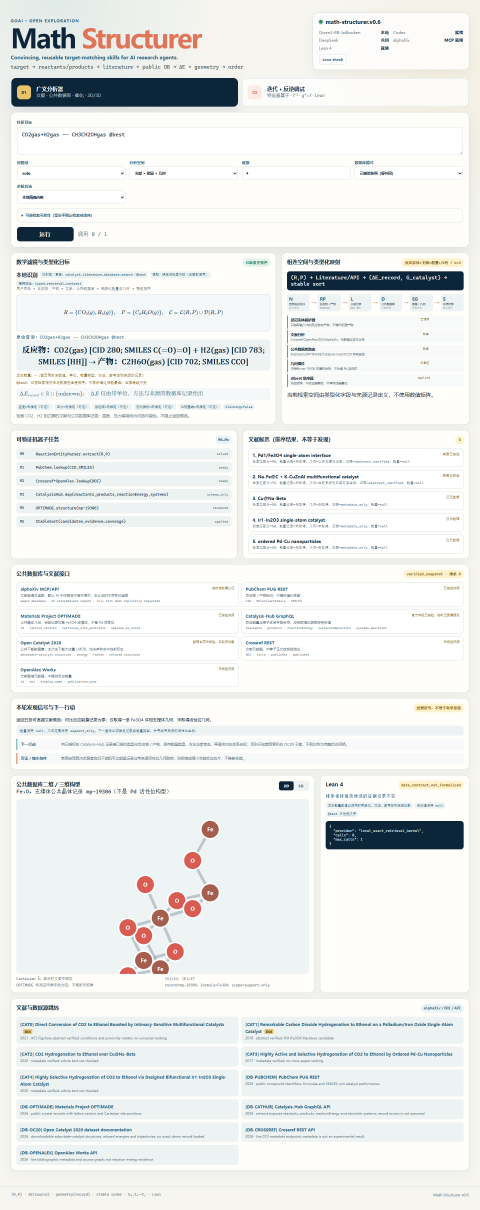
#> input picture artifacts/panel/panel_desktop_general_2d.png, 1440 x 3628 px (shown at 1/3 size); its folder holds 3 pictures in this run
$ python generate_visuals.py
#> lines starting #> are read from the running program, lines starting #| are printed output that depends on the picture
from __future__ import annotations

from pathlib import Path
import json
import shutil

import matplotlib as mpl
import matplotlib.pyplot as plt
from matplotlib.patches import FancyArrowPatch, FancyBboxPatch
from PIL import Image


ROOT = Path(__file__).resolve().parents[1]
OUT = ROOT / "artifacts" / "visuals"
PANEL_ARTIFACTS = ROOT / "artifacts" / "panel"
OUT.mkdir(parents=True, exist_ok=True)

mpl.rcParams["font.family"] = ["Microsoft YaHei", "DejaVu Sans"]
mpl.rcParams["axes.unicode_minus"] = False

NAVY = "#0D2538"
BLUE = "#245F83"
ORANGE = "#E77859"
GOLD = "#E9C46A"
PALE = "#EDF3F4"
PAPER = "#FBFAF7"
GRAY = "#66727D"
INK = "#182026"


def save(fig: plt.Figure, name: str) -> None:
    fig.savefig(OUT / name, dpi=210, bbox_inches="tight", facecolor="white")
    plt.close(fig)


def box(ax, x, y, w, h, title, body, accent=BLUE):
    patch = FancyBboxPatch(
        (x, y), w, h,
        boxstyle="round,pad=0.012,rounding_size=0.020",
        facecolor=PAPER, edgecolor=accent, linewidth=1.5,
    )
    ax.add_patch(patch)
    ax.text(x + .018, y + h - .052, title, color=NAVY, fontsize=9.1, weight="bold", va="top")
    ax.text(x + .018, y + h - .115, body, color=INK, fontsize=7.4, va="top", linespacing=1.35)


def page1_demo_crop() -> None:
    source = PANEL_ARTIFACTS / "panel_desktop_general_slice.png"
    if source.is_file() and Image.open(source).height >= 500:
        shutil.copyfile(source, OUT / "page1_demo_slice.png")
        return
    fallback = Image.open(PANEL_ARTIFACTS / "panel_desktop_general_2d.png")
#> fallback is the input picture: PIL image 1440x3628 RGB; mean R, G, B 236.5, 238.1, 236.5
    receipt_path = PANEL_ARTIFACTS / "browser_acceptance.json"
    if receipt_path.is_file():
        receipt = json.loads(receipt_path.read_text("utf-8"))
        region = receipt.get("assertions", {}).get("general", {}).get("slice", {})
        x = int(region.get("x", 22))
        y = int(region.get("y", 735))
        width = int(region.get("width", fallback.width - 44))
        height = int(region.get("height", 615))
        crop = fallback.crop((x, y, x + width, y + height))
    else:
        crop = fallback.crop((22, 735, fallback.width - 22, 1350))
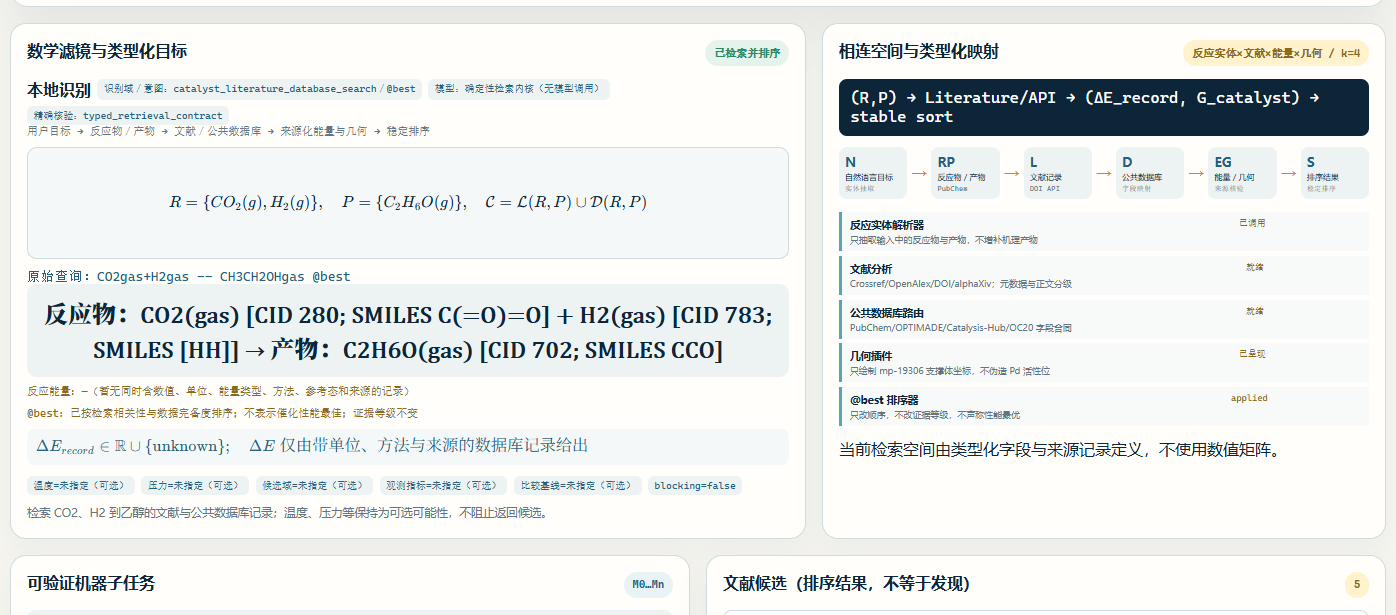
#> crop: PIL image 1396x615 RGB; mean R, G, B 232.3, 235.1, 233.6
    crop.save(OUT / "page1_demo_slice.png", optimize=True)


def page2_environment() -> None:
    fig, ax = plt.subplots(figsize=(8.3, 2.7), dpi=210)
    ax.set_xlim(0, 1)
    ax.set_ylim(0, 1)
    ax.axis("off")
    fig.patch.set_facecolor("white")
    ax.text(.025, .955, "环境接口：每一步都是带类型的部分映射", color=NAVY, fontsize=12, weight="bold", va="top")
    ax.text(.025, .895, r"$b_i:X_i\rightharpoonup X_j,\quad z_{t+1}=b_{i_t}(z_t)$".replace("\\\\", "\\"), color=BLUE, fontsize=10.5, va="top")

    items = [
        ("观察", "反应物 R、产物 P\n能量记录 ΔE 或 null\n文献／记录 ID\n带来源的空间坐标"),
        ("行动", "查 DOI／alphaXiv\n查询公共数据库\n筛选与稳定排序\n绘制带记录 ID 坐标"),
        ("反馈", "新增／冲突／不可用\n能量字段是否可比\n几何范围与许可\n接口状态"),
        ("记录", "URL、记录 ID、时间\n单位／类型／方法\n参考态与坐标来源\n失败及下一查询"),
        ("预算", "本地 Qwen ≤ 1 次\n快照外网 0 次\n实时接口逐项留据\n探索最多 6 轮"),
    ]
    n = len(items)
    gap = .018
    width = (.95 - gap * (n - 1)) / n
    y, h = .38, .40
    for i, (title, body) in enumerate(items):
        x = .025 + i * (width + gap)
        box(ax, x, y, width, h, title, body, ORANGE if title == "反馈" else BLUE)
        if i < n - 1:
            ax.add_patch(FancyArrowPatch(
                (x + width + .002, y + h / 2), (x + width + gap - .002, y + h / 2),
                arrowstyle="-|>", mutation_scale=10, color=GRAY, linewidth=1.1,
            ))

    ax.add_patch(FancyArrowPatch(
        (.765, .325), (.20, .325), connectionstyle="arc3,rad=-.18",
        arrowstyle="-|>", mutation_scale=12, color=ORANGE, linewidth=1.4,
    ))
    ax.text(.485, .16, "反馈必须改变下一轮算子、搜索区域或问题定义", color=ORANGE,
            fontsize=8.5, weight="bold", ha="center")
    ax.text(.025, .045,
            "固定规则：@best 只改变检索顺序；无单位、类型、方法、参考态和来源的能量保持 null；仅绘制带记录 ID 的坐标。",
            color=GRAY, fontsize=7.6)
    save(fig, "page2_environment_interface.png")
#> in save, `fig.savefig(OUT / name, dpi=210, bbox_inches="tight", facecolor="white")`:
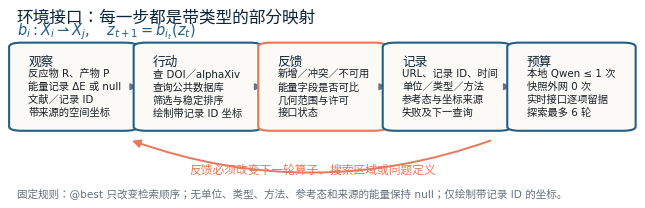
#> figure drawn by matplotlib, 1 panel


def page3_discovery() -> None:
    fig, ax = plt.subplots(figsize=(8.3, 3.25), dpi=210)
    ax.set_xlim(0, 1)
    ax.set_ylim(0, 1)
    ax.axis("off")
    fig.patch.set_facecolor("white")
    ax.text(.025, .965, "发现信号：同一反应实体下可复核的能量—几何证据关系", color=NAVY, fontsize=12, weight="bold", va="top")
    ax.text(.025, .895,
            r"$\mathcal{R}_{R,P}=\{r:\mathrm{match}(r;R,P)=1,\ \mathrm{source}(r)\neq\emptyset\}$；"
            r"$\Delta E_r=(v,u,k,m,s_0,URL)$，任一字段缺失即记为 unknown。",
            color=BLUE, fontsize=9.2, va="top")

    signals = [
        ("正向", "至少两个独立来源支持同一\n结构—能量关系，且分层后复现"),
        ("稳定负结果", "同预算记录均缺可比能量；\n明确数据缺口与下一接口"),
        ("异常／反例", "同名能量实为不同 kind／\n参考态，或几何仅是体相支撑体"),
        ("问题修正", "反馈把下一轮从性能猜测\n改为指定记录、字段或几何检索"),
    ]
    for i, (title, body) in enumerate(signals):
        x = .025 + i * .242
        box(ax, x, .535, .22, .235, title, body, ORANGE if i in {1, 2} else BLUE)

    ax.text(.025, .455, "两级成功标准（不可混同）", color=NAVY, fontsize=8.7, weight="bold", va="top")
    tech = FancyBboxPatch((.025, .165), .455, .245, boxstyle="round,pad=.012,rounding_size=.018",
                          facecolor=PALE, edgecolor=BLUE, linewidth=1.3)
    science = FancyBboxPatch((.52, .165), .455, .245, boxstyle="round,pad=.012,rounding_size=.018",
                             facecolor="#FFF4EE", edgecolor=ORANGE, linewidth=1.3)
    ax.add_patch(tech)
    ax.add_patch(science)
    ax.text(.045, .375, "环境技术通过（不等于科学发现）", fontsize=8.6, weight="bold", color=NAVY, va="top")
    ax.text(.045, .315,
            "DOI／alphaXiv 与公共接口留收据；未知能量为 null；\n本地合同与人工终审通过；反馈改变下一查询。",
            fontsize=7.0, color=INK, va="top", linespacing=1.35)
    ax.text(.54, .375, "科学发现通过", fontsize=8.6, weight="bold", color=NAVY, va="top")
    ax.text(.54, .315,
            "出现确定性检索基线没有的可核验结构—能量关系，\n或稳定数据缺口；经独立来源与方法／参考态分层复现。",
            fontsize=7.0, color=INK, va="top", linespacing=1.35)

    ax.text(.025, .105,
            "当前试跑：取得体相支撑体几何和文献候选，但无可比反应能量；下一轮转向授权记录查询。",
            fontsize=7.8, color=ORANGE, weight="bold")
    ax.text(.025, .045,
            "明确失败：补写能量、把检索顺序冒充性能最佳、把体相支撑体冒充活性位，或反馈不改变下一查询。",
            fontsize=7.5, color=GRAY)
    save(fig, "page3_discovery_gates.png")
#> call 2 of save, with name = 'page3_discovery_gates.png'
#> in save (call 2), `fig.savefig(OUT / name, dpi=210, bbox_inches="tight", facecolor="white")`:
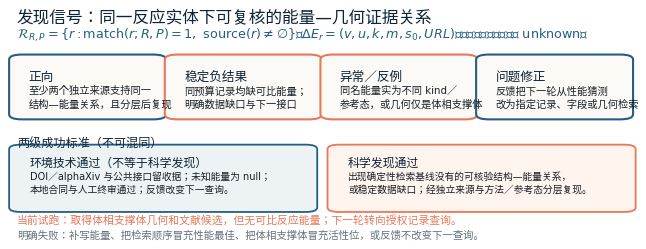
#> figure drawn by matplotlib, 1 panel


def page4_reproduction() -> None:
    source = PANEL_ARTIFACTS / "panel_desktop_iterate.png"
    shutil.copyfile(source, OUT / "page4_function_space_screenshot.png")


if __name__ == "__main__":
    page1_demo_crop()
    page2_environment()
    page3_discovery()
    page4_reproduction()
    for path in sorted(OUT.glob("*.png")):
        print(path.relative_to(ROOT), path.stat().st_size)
